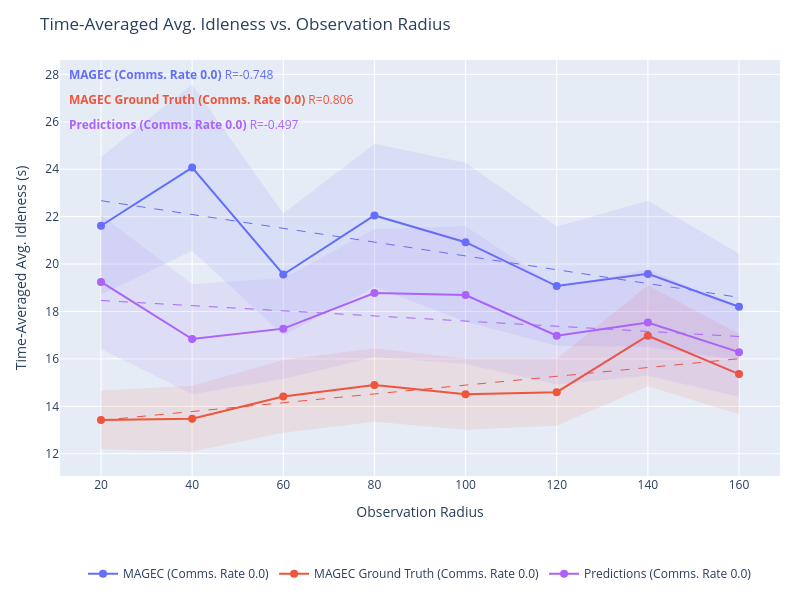

Notebook source saved alongside this figure:
### Markdown cell above
## Idleness vs. Observation Radius

### Code cell
import plotly.graph_objects as go
import plotly.express as px
import numpy as np
from plots import *

# SERIES_TO_PLOT = {"Learned Comms. + Prediction + UQ", "MAGEC"}
SERIES_TO_PLOT = None # Plot all

series_colors = {s: c for s, c in zip(output, px.colors.qualitative.Plotly)}


def get_requests(data):
    """Total communication requests per episode (mean over episodes)."""
    r = np.array(data['communication']['requests_made'][...])
    return float(np.mean(r.reshape(r.shape[0], -1).sum(axis=1)))


def get_idleness_mean(data):
    """Time-averaged avg. idleness, mean over episodes."""
    return float(np.mean(data['avg_idleness']))


def get_idleness_std(data):
    """Time-averaged avg. idleness, SEM over episodes."""
    n = len(data['avg_idleness'])
    return float(np.std(data['avg_idleness']) / np.sqrt(n))

for comms_p in comms_probabilities:
    fig = go.Figure()
    r_annotations = []

    if comms_p > 0.0:
        # We only care about the 0.0 case right now!
        continue

    for series in output:
        if SERIES_TO_PLOT is not None and series not in SERIES_TO_PLOT:
            continue

        name = series.replace("Fixed Rate", f"Comms. Rate {comms_p:.1f}")

        color = series_colors.get(series, '#888888')
        all_exps = list(output[series].keys())

        # Swept experiments: encoded as obs_radius_X_comms_Y, filtered to this comms_p
        swept_exps = sorted(
            [e for e in all_exps if output[series][e].attrs.get("communication_probability", -1.0) == comms_p and "Fixed Rate" in series],
            key=lambda e: output[series][e].attrs.get("observation_radius", 0.0)
        )

        if swept_exps:
            xs = [output[series][e].attrs.get("observation_radius", 0.0) for e in swept_exps]
            ys = [get_idleness_mean(output[series][e]) for e in swept_exps]
            ys_std = [get_idleness_std(output[series][e]) for e in swept_exps]
            y_upper = [y + s for y, s in zip(ys, ys_std)]
            y_lower = [y - s for y, s in zip(ys, ys_std)]

            fig.add_trace(go.Scatter(
                x=xs,
                y=ys,
                mode='lines+markers',
                name=name,
                line=dict(color=color),
                marker=dict(color=color, size=8),
                legendgroup=series,
                hovertemplate=[
                    f"{series}<br>obs_radius={r:.1f}<br>idleness=%{{y:.4f}}<extra></extra>"
                    for r in xs
                ],
            ))
            # SEM shaded band
            fig.add_trace(go.Scatter(
                x=xs + xs[::-1],
                y=y_upper + y_lower[::-1],
                fill='toself',
                fillcolor=color,
                line=dict(color='rgba(255,255,255,0)'),
                opacity=0.1,
                legendgroup=series,
                showlegend=False,
                hoverinfo='skip',
            ))

            # OLS trendline
            if len(xs) >= 2:
                x_trend, y_trend, r = fit_ols_trendline(xs, ys)
                fig.add_trace(go.Scatter(
                    x=x_trend,
                    y=y_trend,
                    mode='lines',
                    name=f"{name} (fit)",
                    line=dict(color=color, dash='dash', width=1),
                    legendgroup=series,
                    showlegend=False,
                    hoverinfo='skip',
                ))
                r_annotations.append(
                    dict(
                        text=f"<b>{name}</b> R={r:.3f}",
                        xref='paper', yref='paper',
                        x=0.01,
                        y=0.99 - len(r_annotations) * 0.06,
                        xanchor='left', yanchor='top',
                        showarrow=False,
                        font=dict(color=color, size=12),
                    )
                )

    fig.update_layout(
        title=f"Time-Averaged Avg. Idleness vs. Observation Radius",
        xaxis_title="Observation Radius",
        yaxis_title="Time-Averaged Avg. Idleness (s)",
        height=600,
        width=800,
        hovermode='closest',
        autosize=True,
        margin=dict(l=60, r=20, t=60, b=120),
        legend=dict(orientation='h', yanchor='top', y=-0.2, xanchor='center', x=0.5),
        annotations=r_annotations,
    )
    fig.show()

### Figure 1 — Plotly figure (JSON) as saved in the notebook; plotly's stock layout.template omitted (floating-point values rounded to 4 significant figures; data arrays with more than 128 entries replaced by an {"elided": "..."} marker saying what was removed)
{"data": [{"hovertemplate": ["MAGEC (Fixed Rate)<br>obs_radius=20.0<br>idleness=%{y:.4f}<extra></extra>", "MAGEC (Fixed Rate)<br>obs_radius=40.0<br>idleness=%{y:.4f}<extra></extra>", "MAGEC (Fixed Rate)<br>obs_radius=60.0<br>idleness=%{y:.4f}<extra></extra>", "MAGEC (Fixed Rate)<br>obs_radius=80.0<br>idleness=%{y:.4f}<extra></extra>", "MAGEC (Fixed Rate)<br>obs_radius=100.0<br>idleness=%{y:.4f}<extra></extra>", "MAGEC (Fixed Rate)<br>obs_radius=120.0<br>idleness=%{y:.4f}<extra></extra>", "MAGEC (Fixed Rate)<br>obs_radius=140.0<br>idleness=%{y:.4f}<extra></extra>", "MAGEC (Fixed Rate)<br>obs_radius=160.0<br>idleness=%{y:.4f}<extra></extra>"], "legendgroup": "MAGEC (Fixed Rate)", "line": {"color": "#636EFA"}, "marker": {"color": "#636EFA", "size": 8}, "mode": "lines+markers", "name": "MAGEC (Comms. Rate 0.0)", "type": "scatter", "x": [20, 40, 60, 80, 100, 120, 140, 160], "y": [21.62, 24.07, 19.56, 22.05, 20.92, 19.07, 19.59, 18.2]}, {"fill": "toself", "fillcolor": "#636EFA", "hoverinfo": "skip", "legendgroup": "MAGEC (Fixed Rate)", "line": {"color": "rgba(255,255,255,0)"}, "opacity": 0.1, "showlegend": false, "type": "scatter", "x": [20, 40, 60, 80, 100, 120, 140, 160, 160, 140, 120, 100, 80, 60, 40, 20], "y": [24.52, 27.57, 22.13, 25.07, 24.27, 21.59, 22.67, 20.45, 15.96, 16.5, 16.56, 17.57, 19.03, 16.99, 20.57, 18.71]}, {"hoverinfo": "skip", "legendgroup": "MAGEC (Fixed Rate)", "line": {"color": "#636EFA", "dash": "dash", "width": 1}, "mode": "lines", "name": "MAGEC (Comms. Rate 0.0) (fit)", "showlegend": false, "type": "scatter", "x": {"elided": "200 float values"}, "y": {"elided": "200 float values"}}, {"hovertemplate": ["MAGEC Ground Truth (Fixed Rate)<br>obs_radius=20.0<br>idleness=%{y:.4f}<extra></extra>", "MAGEC Ground Truth (Fixed Rate)<br>obs_radius=40.0<br>idleness=%{y:.4f}<extra></extra>", "MAGEC Ground Truth (Fixed Rate)<br>obs_radius=60.0<br>idleness=%{y:.4f}<extra></extra>", "MAGEC Ground Truth (Fixed Rate)<br>obs_radius=80.0<br>idleness=%{y:.4f}<extra></extra>", "MAGEC Ground Truth (Fixed Rate)<br>obs_radius=100.0<br>idleness=%{y:.4f}<extra></extra>", "MAGEC Ground Truth (Fixed Rate)<br>obs_radius=120.0<br>idleness=%{y:.4f}<extra></extra>", "MAGEC Ground Truth (Fixed Rate)<br>obs_radius=140.0<br>idleness=%{y:.4f}<extra></extra>", "MAGEC Ground Truth (Fixed Rate)<br>obs_radius=160.0<br>idleness=%{y:.4f}<extra></extra>"], "legendgroup": "MAGEC Ground Truth (Fixed Rate)", "line": {"color": "#EF553B"}, "marker": {"color": "#EF553B", "size": 8}, "mode": "lines+markers", "name": "MAGEC Ground Truth (Comms. Rate 0.0)", "type": "scatter", "x": [20, 40, 60, 80, 100, 120, 140, 160], "y": [13.43, 13.48, 14.42, 14.9, 14.51, 14.6, 16.98, 15.36]}, {"fill": "toself", "fillcolor": "#EF553B", "hoverinfo": "skip", "legendgroup": "MAGEC Ground Truth (Fixed Rate)", "line": {"color": "rgba(255,255,255,0)"}, "opacity": 0.1, "showlegend": false, "type": "scatter", "x": [20, 40, 60, 80, 100, 120, 140, 160, 160, 140, 120, 100, 80, 60, 40, 20], "y": [14.67, 14.87, 15.95, 16.45, 16.02, 16.01, 19.11, 17.05, 13.67, 14.85, 13.18, 13.01, 13.35, 12.88, 12.1, 12.19]}, {"hoverinfo": "skip", "legendgroup": "MAGEC Ground Truth (Fixed Rate)", "line": {"color": "#EF553B", "dash": "dash", "width": 1}, "mode": "lines", "name": "MAGEC Ground Truth (Comms. Rate 0.0) (fit)", "showlegend": false, "type": "scatter", "x": {"elided": "200 float values"}, "y": {"elided": "200 float values"}}, {"hovertemplate": ["Predictions (Fixed Rate)<br>obs_radius=20.0<br>idleness=%{y:.4f}<extra></extra>", "Predictions (Fixed Rate)<br>obs_radius=40.0<br>idleness=%{y:.4f}<extra></extra>", "Predictions (Fixed Rate)<br>obs_radius=60.0<br>idleness=%{y:.4f}<extra></extra>", "Predictions (Fixed Rate)<br>obs_radius=80.0<br>idleness=%{y:.4f}<extra></extra>", "Predictions (Fixed Rate)<br>obs_radius=100.0<br>idleness=%{y:.4f}<extra></extra>", "Predictions (Fixed Rate)<br>obs_radius=120.0<br>idleness=%{y:.4f}<extra></extra>", "Predictions (Fixed Rate)<br>obs_radius=140.0<br>idleness=%{y:.4f}<extra></extra>", "Predictions (Fixed Rate)<br>obs_radius=160.0<br>idleness=%{y:.4f}<extra></extra>"], "legendgroup": "Predictions (Fixed Rate)", "line": {"color": "#AB63FA"}, "marker": {"color": "#AB63FA", "size": 8}, "mode": "lines+markers", "name": "Predictions (Comms. Rate 0.0)", "type": "scatter", "x": [20, 40, 60, 80, 100, 120, 140, 160], "y": [19.25, 16.84, 17.28, 18.78, 18.69, 16.98, 17.53, 16.29]}, {"fill": "toself", "fillcolor": "#AB63FA", "hoverinfo": "skip", "legendgroup": "Predictions (Fixed Rate)", "line": {"color": "rgba(255,255,255,0)"}, "opacity": 0.1, "showlegend": false, "type": "scatter", "x": [20, 40, 60, 80, 100, 120, 140, 160, 160, 140, 120, 100, 80, 60, 40, 20], "y": [22.07, 19.16, 19.4, 21.48, 21.6, 19.04, 19.78, 18.16, 14.41, 15.29, 14.92, 15.79, 16.09, 15.16, 14.51, 16.42]}, {"hoverinfo": "skip", "legendgroup": "Predictions (Fixed Rate)", "line": {"color": "#AB63FA", "dash": "dash", "width": 1}, "mode": "lines", "name": "Predictions (Comms. Rate 0.0) (fit)", "showlegend": false, "type": "scatter", "x": {"elided": "200 float values"}, "y": {"elided": "200 float values"}}], "layout": {"annotations": [{"font": {"color": "#636EFA", "size": 12}, "showarrow": false, "text": "<b>MAGEC (Comms. Rate 0.0)</b> R=-0.748", "x": 0.01, "xanchor": "left", "xref": "paper", "y": 0.99, "yanchor": "top", "yref": "paper"}, {"font": {"color": "#EF553B", "size": 12}, "showarrow": false, "text": "<b>MAGEC Ground Truth (Comms. Rate 0.0)</b> R=0.806", "x": 0.01, "xanchor": "left", "xref": "paper", "y": 0.93, "yanchor": "top", "yref": "paper"}, {"font": {"color": "#AB63FA", "size": 12}, "showarrow": false, "text": "<b>Predictions (Comms. Rate 0.0)</b> R=-0.497", "x": 0.01, "xanchor": "left", "xref": "paper", "y": 0.87, "yanchor": "top", "yref": "paper"}], "autosize": true, "height": 600, "hovermode": "closest", "legend": {"orientation": "h", "x": 0.5, "xanchor": "center", "y": -0.2, "yanchor": "top"}, "margin": {"b": 120, "l": 60, "r": 20, "t": 60}, "title": {"text": "Time-Averaged Avg. Idleness vs. Observation Radius"}, "width": 800, "xaxis": {"title": {"text": "Observation Radius"}}, "yaxis": {"title": {"text": "Time-Averaged Avg. Idleness (s)"}}}}
